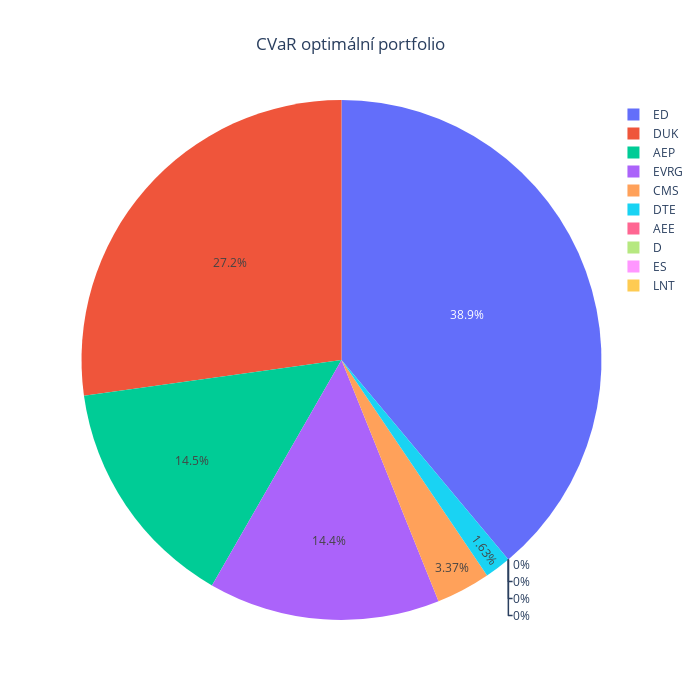

Notebook code for this chart:
### Code cell
weightsMinCVaR = CVaROptimizationMinCVAR(prices= prices, alpha = 0.05)
weightsPlot(weightsMinCVaR, title = "CVaR optimální portfolio")

### Figure 1 — Plotly figure (JSON) as saved in the notebook; plotly's stock layout.template omitted (floating-point values rounded to 4 significant figures)
{"data": [{"labels": ["AEE", "AEP", "CMS", "D", "DTE", "DUK", "ED", "ES", "EVRG", "LNT"], "type": "pie", "values": [0, 0.1451, 0.03371, 0, 0.01631, 0.2719, 0.3891, 0, 0.1439, 0]}], "layout": {"height": 700, "title": {"text": "CVaR optimální portfolio", "x": 0.5}, "width": 700}}
